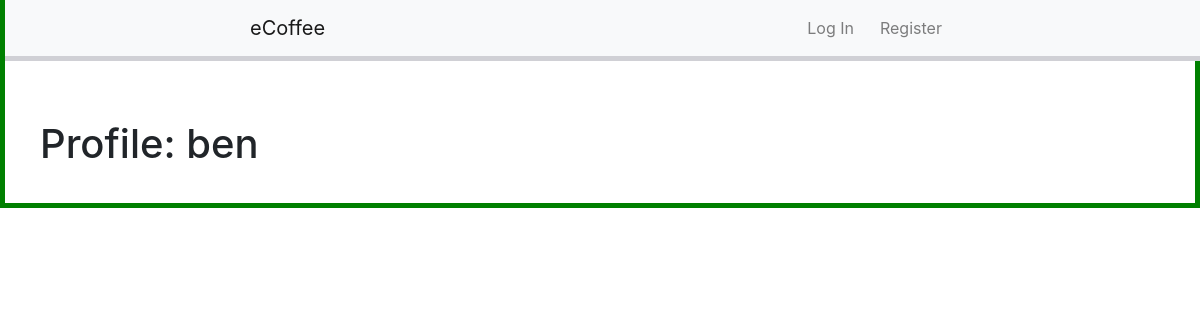
/profile/3, run on an earlier commit of the app's database.
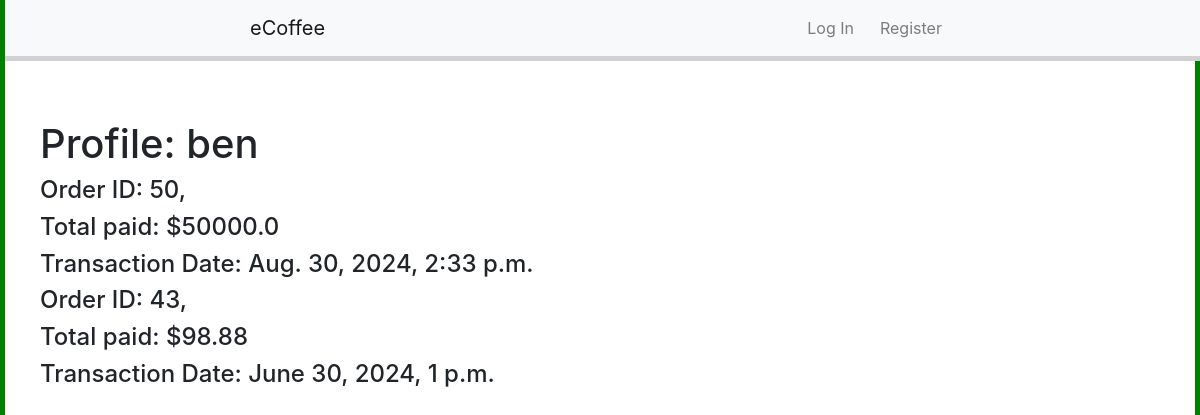
And on a later commit of the database.
### eCoffee/models.py (models this page shows, shortened)
class Order(models.Model):
    cart=models.ForeignKey(Cart,on_delete=models.CASCADE)
    payment_status=models.BooleanField(default=False)
    placed_order_at = models.DateTimeField(default=timezone.now, null=True, blank=True)
    payment_intent_id = models.CharField(max_length=255, null=True, blank=True)
    amount=models.FloatField(default=0)

### eCoffee/views.py (the view, shortened to what this page needs)
# urls.py: path('profile/<int:user_id>',views.profile,name="profile"),
def profile(request, user_id):
    logging.debug('Profile got triggered')
    my_cart = get_object_or_404(Cart, user__id=user_id)
    orders_with_items = []
    profile= get_object_or_404(User, id=user_id)
    logging.debug(f'Who am I::{profile.username}')
    my_orders = Order.objects.filter(cart=my_cart, payment_status=True).order_by('-placed_order_at')
    for order in my_orders:
        order_items = []
        order_items_queryset = OrderItem.objects.filter(order=order)
        orders_with_items.append({
            'order_id': order.id,
            'order_amount': order.amount,
            'placed_order_at': order.placed_order_at,
            'items': order_items
        })
    context = {
        'orders_with_items': orders_with_items,
        'profile':profile
    }
    return render(request, 'eCoffee/profile.html', context)

### eCoffee/context_processors.py (called while the page is built)
def send_cart_length(request):
    cart_length = 0
    total = 0
    if request.user.is_authenticated:
        try:
            cart = Cart.objects.get(user=request.user)
            cart_length = cart.get_total_items()
            total = cart.get_total_price()
        except Cart.DoesNotExist:
            cart_length = 0
            total = 0
    else:
        cart_length = 0
    return {'cart_length': cart_length, 'total': total}

### eCoffee/templates/eCoffee/profile.html (shortened to what this page needs)
{% extends "eCoffee/layout.html" %}
{%block body %}
<div class="profile-container">
   <h1>Profile: {{profile.username}}</h1>
   <div class="">
      {%if orders_with_items%}
      {% for order in orders_with_items %}
      <div class="order">
         {%if order.order_id and order.order_amount%}
          <h4 class="">Order ID: {{ order.order_id }}, </h4>
          <h4>Total paid: ${{order.order_amount}}</h4>
          <h4>Transaction Date: {{ order.placed_order_at }}</h4>
          {%endif%}
      </div>
      {% endfor %}
      {%endif%}
   </div>
</div>
{%endblock%}

What changed in the data, as far as the page shows it:
added Order: order_amount "50000.0", placed_order_at "Aug. 30, 2024, 2:33 p.m."
added Order: order_amount "98.88", placed_order_at "June 30, 2024, 1 p.m."
Also different on the page:
new list line: "Order ID: 50 , Total paid: $ Transaction Date:"
new list line: "Order ID: 43 , Total paid: $ Transaction Date:"
